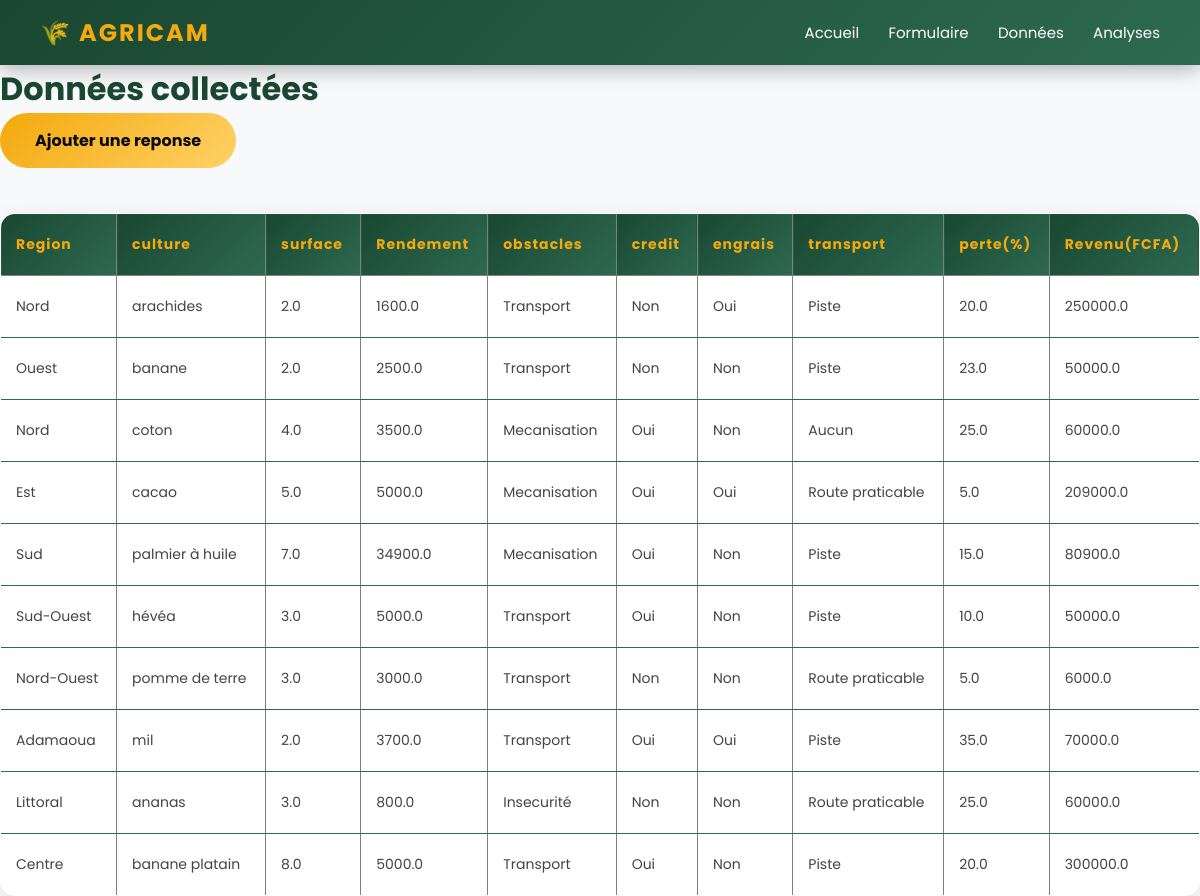
/donnees, run on the app's committed database.
### tables this page shows
CREATE TABLE agriculteurs (
            id INTEGER PRIMARY KEY AUTOINCREMENT,
            region TEXT,
            culture TEXT,
            surface REAL,
            rendement REAL,
            obstacle TEXT, 
            credit TEXT, 
            engrais TEXT,
            transport TEXT,
            perte REAL, 
            revenu REAL 
        );

### serveur.py (the view, shortened to what this page needs)
@app.route('/donnees',methods=['GET','POST'])
def données():
    connexion = sqlite3.connect('agridata.db')
    curseur = connexion.cursor()
    curseur.execute('SELECT * FROM agriculteurs')
    toutes_donnees = curseur.fetchall()
    connexion.close()
    return render_template('donnees.html', donnees=toutes_donnees)

### templates/donnees.html (shortened to what this page needs)
<!DOCTYPE html>
<html>
    <head>
        <link rel="stylesheet" href="{{ url_for('static', filename='style.css') }}">
    </head>
    <body>
     <nav>
            <span class="logo">🌾 AGRICAM</span>
            <div class="liens">
                <a href="/">Accueil</a>
                <a href="/formulaire">Formulaire</a>
                <a href="/donnees">Données</a>
                <a href="/analyse">Analyses</a>
            </div>
            </nav>
        <h1>Données collectées</h1>
        <a href="/formulaire" class="bouton">Ajouter une reponse </a>
        <br></br>
        <table border="1">
            <tr>
                <th>Region</th>
                <th>culture</th>
                <th>surface</th>
                <th>Rendement</th>
                <th>obstacles </th>
                <th>credit</th>
                <th>engrais</th>
                <th>transport</th>
                <th>perte(%)</th>
                <th>Revenu(FCFA)</th>
            </tr>
            {% for ligne in donnees %}
            <tr>
                <td>{{ ligne[1]}}</td>
                <td>{{ ligne[2]}}</td>
                <td>{{ ligne[3]}}</td>
                <td>{{ ligne[4]}}</td>
                <td>{{ ligne[5]}}</td>
                <td>{{ ligne[6]}}</td>
                <td>{{ ligne[7]}}</td>
                <td>{{ ligne[8]}}</td>
                <td>{{ ligne[9]}}</td>
                <td>{{ ligne[10]}}</td>
            </tr>
            {% endfor %}
        </table>
    </body>
</html>

### static/style.css (style rules this page uses)
:root { --vert-fonce: #1a4731; --vert-moyen: #2d6a4f; --vert-clair: #52b788; --or: #f4a90d; --or-clair: #ffd166; --blanc: #ffffff; --noir: #0a0a0a; --gris: #f8f9fa; }
* { margin: 0; padding: 0; box-sizing: border-box; }
body { font-family: 'Poppins', sans-serif; background-color: var(--gris); color: var(--noir); }
nav { background: linear-gradient(135deg, var(--vert-fonce), var(--vert-moyen)); padding: 15px 40px; display: flex; justify-content: space-between; align-items: center; position: sticky; top: 0; z-index: 1000; box-shadow: 0 4px 20px rgba(0,0,0,0.3); }
nav .logo { color: var(--or); font-size: 24px; font-weight: 700; letter-spacing: 2px; }
nav .liens a { color: var(--blanc); text-decoration: none; margin-left: 25px; font-size: 15px; font-weight: 400; transition: color 0.3s; position: relative; }
nav .liens a::after { content: ''; position: absolute; bottom: -3px; left: 0; width: 0; height: 2px; background-color: var(--or); transition: width 0.3s; }
.bouton { background: linear-gradient(135deg, var(--or), var(--or-clair)); color: var(--noir); padding: 15px 35px; border: none; border-radius: 50px; font-size: 16px; font-weight: 700; cursor: pointer; text-decoration: none; transition: transform 0.3s, box-shadow 0.3s; display: inline-block; }
table { width: 100%; border-collapse: collapse; background-color: var(--blanc); border-radius: 15px; overflow: hidden; box-shadow: 0 5px 20px rgba(0,0,0,0.1); margin-top: 20px; }
th { background: linear-gradient(135deg, var(--vert-fonce), var(--vert-moyen)); color: var(--or); padding:20px 15px; text-align: left; font-size: 14px; letter-spacing: 1px; }
td { padding: 20px 15px; border-bottom: 1px solid #2d6a4f; color: #444; font-size: 14px; }
h1, h2 { color: var(--vert-fonce); }

### data on the page
agriculteurs: region "Nord", culture "arachides", surface "2.0", rendement "1600.0", obstacle "Transport", credit "Non", engrais "Oui", transport "Piste", perte "20.0", revenu "250000.0"
agriculteurs: region "Ouest", culture "banane", surface "2.0", rendement "2500.0", obstacle "Transport", credit "Non", engrais "Non", transport "Piste", perte "23.0", revenu "50000.0"
agriculteurs: region "Nord", culture "coton", surface "4.0", rendement "3500.0", obstacle "Mecanisation", credit "Oui", engrais "Non", transport "Aucun", perte "25.0", revenu "60000.0"
agriculteurs: region "Est", culture "cacao", surface "5.0", rendement "5000.0", obstacle "Mecanisation", credit "Oui", engrais "Oui", transport "Route praticable", perte "5.0", revenu "209000.0"
agriculteurs: region "Sud", culture "palmier à huile", surface "7.0", rendement "34900.0", obstacle "Mecanisation", credit "Oui", engrais "Non", transport "Piste", perte "15.0", revenu "80900.0"
agriculteurs: region "Sud-Ouest", culture "hévéa", surface "3.0", rendement "5000.0", obstacle "Transport", credit "Oui", engrais "Non", transport "Piste", perte "10.0", revenu "50000.0"
agriculteurs: region "Nord-Ouest", culture "pomme de terre", surface "3.0", rendement "3000.0", obstacle "Transport", credit "Non", engrais "Non", transport "Route praticable", perte "5.0", revenu "6000.0"
agriculteurs: region "Adamaoua", culture "mil", surface "2.0", rendement "3700.0", obstacle "Transport", credit "Oui", engrais "Oui", transport "Piste", perte "35.0", revenu "70000.0"
agriculteurs: region "Littoral", culture "ananas", surface "3.0", rendement "800.0", obstacle "Insecurité", credit "Non", engrais "Non", transport "Route praticable", perte "25.0", revenu "60000.0"
agriculteurs: region "Centre", culture "banane platain", surface "8.0", rendement "5000.0", obstacle "Transport", credit "Oui", engrais "Non", transport "Piste", perte "20.0", revenu "300000.0"
